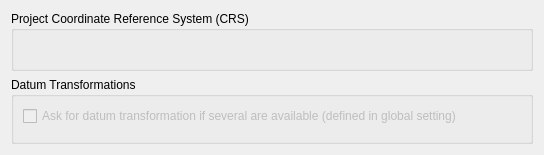
             <widget class="QWidget" name="scrollAreaWidgetContents">
              <property name="geometry">
               <rect>
                <x>0</x>
                <y>0</y>
                <width>544</width>
                <height>155</height>
               </rect>
              </property>
              <layout class="QVBoxLayout" name="verticalLayout_7">
               <item>
                <widget class="QGroupBox" name="cbxProjectionEnabled">
                 <property name="title">
                  <string>Project Coordinate Reference System (CRS)</string>
                 </property>
                 <property name="checkable">
                  <bool>false</bool>
                 </property>
                 <layout class="QVBoxLayout" name="verticalLayout_21">
                  <item>
                   <widget class="QgsProjectionSelectionTreeWidget" name="projectionSelector" native="true"/>
                  </item>
                 </layout>
                </widget>
               </item>
               <item>
                <widget class="QgsCollapsibleGroupBox" name="mDatumTransformGroupBox">
                 <property name="title">
                  <string>Datum Transformations</string>
                 </property>
                 <layout class="QGridLayout" name="gridLayout_2">
                  <item row="0" column="0">
                   <widget class="QCheckBox" name="mShowDatumTransformDialogCheckBox">
                    <property name="enabled">
                     <bool>false</bool>
                    </property>
                    <property name="text">
                     <string>Ask for datum transformation if several are available (defined in global setting)</string>
                    </property>
                   </widget>
                  </item>
                  <item row="1" column="0">
                   <widget class="QgsDatumTransformTableWidget" name="mDatumTransformTableWidget" native="true"/>
                  </item>
                 </layout>
                </widget>
               </item>
              </layout>
             </widget>
